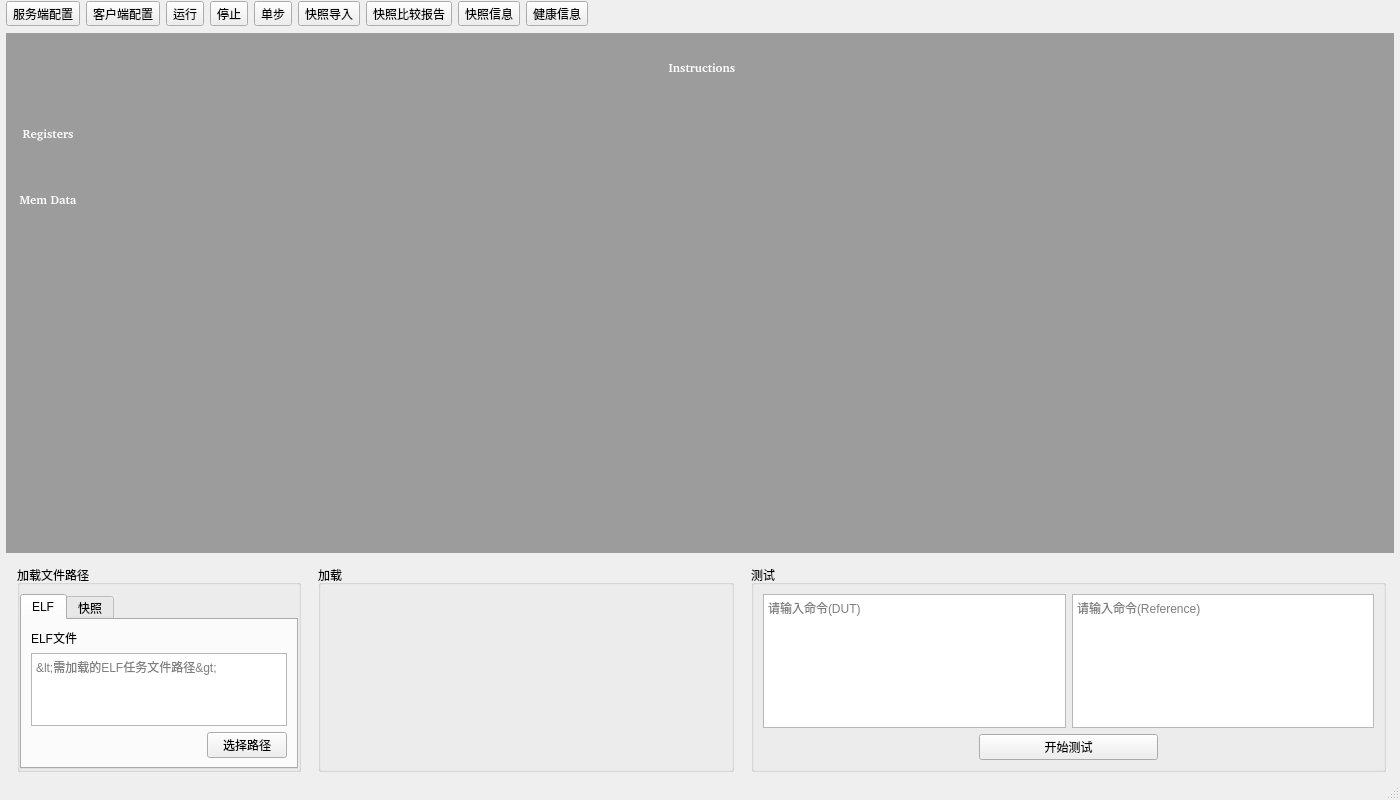
<?xml version="1.0" encoding="UTF-8"?>
<ui version="4.0">
 <class>MainWindow</class>
 <widget class="QMainWindow" name="MainWindow">
  <property name="geometry">
   <rect>
    <x>0</x>
    <y>0</y>
    <width>1400</width>
    <height>800</height>
   </rect>
  </property>
  <property name="windowTitle">
   <string>MainWindow</string>
  </property>
  <widget class="QWidget" name="centralwidget">
   <layout class="QVBoxLayout" name="verticalLayout" stretch="1,24,10">
    <property name="leftMargin">
     <number>1</number>
    </property>
    <property name="topMargin">
     <number>1</number>
    </property>
    <property name="rightMargin">
     <number>1</number>
    </property>
    <property name="bottomMargin">
     <number>1</number>
    </property>
    <item>
     <widget class="QWidget" name="widget_2" native="true">
      <layout class="QHBoxLayout" name="horizontalLayout_4">
       <property name="leftMargin">
        <number>5</number>
       </property>
       <property name="topMargin">
        <number>0</number>
       </property>
       <property name="rightMargin">
        <number>5</number>
       </property>
       <property name="bottomMargin">
        <number>0</number>
       </property>
       <item>
        <widget class="QToolButton" name="serviceButton">
         <property name="sizePolicy">
          <sizepolicy hsizetype="Fixed" vsizetype="Fixed">
           <horstretch>0</horstretch>
           <verstretch>0</verstretch>
          </sizepolicy>
         </property>
         <property name="minimumSize">
          <size>
           <width>10</width>
           <height>10</height>
          </size>
         </property>
         <property name="text">
          <string>服务端配置</string>
         </property>
         <property name="icon">
          <iconset>
           <normaloff>../../.designer/imgs/icon/service.png</normaloff>../../.designer/imgs/icon/service.png</iconset>
         </property>
         <property name="checkable">
          <bool>false</bool>
         </property>
         <property name="autoRepeat">
          <bool>false</bool>
         </property>
         <property name="autoExclusive">
          <bool>false</bool>
         </property>
         <property name="toolButtonStyle">
          <enum>Qt::ToolButtonTextBesideIcon</enum>
         </property>
         <property name="autoRaise">
          <bool>false</bool>
         </property>
        </widget>
       </item>
       <item>
        <widget class="QToolButton" name="clientButton">
         <property name="text">
          <string>客户端配置</string>
         </property>
         <property name="icon">
          <iconset>
           <normaloff>../../.designer/imgs/icon/client.png</normaloff>../../.designer/imgs/icon/client.png</iconset>
         </property>
         <property name="toolButtonStyle">
          <enum>Qt::ToolButtonTextBesideIcon</enum>
         </property>
        </widget>
       </item>
       <item>
        <widget class="QToolButton" name="runButton">
         <property name="text">
          <string>运行</string>
         </property>
         <property name="icon">
          <iconset>
           <normaloff>../../.designer/imgs/icon/run.png</normaloff>../../.designer/imgs/icon/run.png</iconset>
         </property>
         <property name="toolButtonStyle">
          <enum>Qt::ToolButtonTextBesideIcon</enum>
         </property>
        </widget>
       </item>
       <item>
        <widget class="QToolButton" name="stopButton">
         <property name="text">
          <string>停止</string>
         </property>
         <property name="icon">
          <iconset>
           <normaloff>../../.designer/imgs/icon/stop.png</normaloff>../../.designer/imgs/icon/stop.png</iconset>
         </property>
         <property name="toolButtonStyle">
          <enum>Qt::ToolButtonTextBesideIcon</enum>
         </property>
        </widget>
       </item>
       <item>
        <widget class="QToolButton" name="stepButton">
         <property name="text">
          <string>单步</string>
         </property>
         <property name="icon">
          <iconset>
           <normaloff>../../.designer/imgs/icon/step.png</normaloff>../../.designer/imgs/icon/step.png</iconset>
         </property>
         <property name="toolButtonStyle">
          <enum>Qt::ToolButtonTextBesideIcon</enum>
         </property>
        </widget>
       </item>
       <item>
        <widget class="QToolButton" name="importButton">
         <property name="text">
          <string>快照导入</string>
         </property>
         <property name="icon">
          <iconset>
           <normaloff>../../.designer/imgs/icon/import.png</normaloff>../../.designer/imgs/icon/import.png</iconset>
         </property>
         <property name="toolButtonStyle">
          <enum>Qt::ToolButtonTextBesideIcon</enum>
         </property>
        </widget>
       </item>
       <item>
        <widget class="QToolButton" name="compareButton">
         <property name="text">
          <string>快照比较报告</string>
         </property>
         <property name="icon">
          <iconset>
           <normaloff>../../.designer/imgs/icon/compare.png</normaloff>../../.designer/imgs/icon/compare.png</iconset>
         </property>
         <property name="toolButtonStyle">
          <enum>Qt::ToolButtonTextBesideIcon</enum>
         </property>
        </widget>
       </item>
       <item>
        <widget class="QToolButton" name="snapshotButton">
         <property name="text">
          <string>快照信息</string>
         </property>
         <property name="icon">
          <iconset>
           <normaloff>../../.designer/imgs/icon/snapshot.png</normaloff>../../.designer/imgs/icon/snapshot.png</iconset>
         </property>
         <property name="toolButtonStyle">
          <enum>Qt::ToolButtonTextBesideIcon</enum>
         </property>
        </widget>
       </item>
       <item>
        <widget class="QToolButton" name="healthButton">
         <property name="text">
          <string>健康信息</string>
         </property>
         <property name="icon">
          <iconset>
           <normaloff>../../.designer/imgs/icon/health.png</normaloff>../../.designer/imgs/icon/health.png</iconset>
         </property>
         <property name="toolButtonStyle">
          <enum>Qt::ToolButtonTextBesideIcon</enum>
         </property>
        </widget>
       </item>
       <item>
        <spacer name="horizontalSpacer_2">
         <property name="orientation">
          <enum>Qt::Horizontal</enum>
         </property>
         <property name="sizeHint" stdset="0">
          <size>
           <width>40</width>
           <height>20</height>
          </size>
         </property>
        </spacer>
       </item>
      </layout>
     </widget>
    </item>
    <item>
     <widget class="QWidget" name="widget_3" native="true">
      <layout class="QHBoxLayout" name="horizontalLayout_5" stretch="1,22">
       <property name="spacing">
        <number>1</number>
       </property>
       <property name="leftMargin">
        <number>5</number>
       </property>
       <property name="topMargin">
        <number>1</number>
       </property>
       <property name="rightMargin">
        <number>5</number>
       </property>
       <property name="bottomMargin">
        <number>1</number>
       </property>
       <item>
        <layout class="QVBoxLayout" name="verticalLayout_3" stretch="0">
         <property name="leftMargin">
          <number>0</number>
         </property>
         <property name="topMargin">
          <number>0</number>
         </property>
         <property name="rightMargin">
          <number>0</number>
         </property>
         <property name="bottomMargin">
          <number>0</number>
         </property>
         <item>
          <widget class="QWidget" name="widget_4" native="true">
           <property name="styleSheet">
            <string notr="true">QWidget{background-color:rgb(156, 156, 156);}</string>
           </property>
           <layout class="QVBoxLayout" name="verticalLayout_7">
            <property name="leftMargin">
             <number>4</number>
            </property>
            <property name="topMargin">
             <number>4</number>
            </property>
            <property name="rightMargin">
             <number>0</number>
            </property>
            <property name="bottomMargin">
             <number>0</number>
            </property>
            <item>
             <widget class="QToolButton" name="IS_button">
              <property name="minimumSize">
               <size>
                <width>76</width>
                <height>60</height>
               </size>
              </property>
              <property name="maximumSize">
               <size>
                <width>100000</width>
                <height>16777215</height>
               </size>
              </property>
              <property name="font">
               <font>
                <family>Bitstream Charter</family>
                <pointsize>9</pointsize>
                <weight>75</weight>
                <bold>true</bold>
               </font>
              </property>
              <property name="acceptDrops">
               <bool>false</bool>
              </property>
              <property name="styleSheet">
               <string notr="true">QToolButton{ 
	color:#FFFFFF;
	border:none
}
QToolButton:hover{ 
	border:2px solid #E8E8E8;
}
QToolButton:pressed{ 
	background-color:rgb(232, 232 , 232);
}
QToolButton:checked{ 
	color: #1C1C1C;
	background-color:rgb(232, 232 , 232);
}</string>
              </property>
              <property name="text">
               <string>Instructions</string>
              </property>
              <property name="icon">
               <iconset>
                <normaloff>../imgs/代码.png</normaloff>../imgs/代码.png</iconset>
              </property>
              <property name="iconSize">
               <size>
                <width>40</width>
                <height>40</height>
               </size>
              </property>
              <property name="toolButtonStyle">
               <enum>Qt::ToolButtonTextUnderIcon</enum>
              </property>
             </widget>
            </item>
            <item>
             <widget class="QToolButton" name="Reg_button">
              <property name="minimumSize">
               <size>
                <width>76</width>
                <height>60</height>
               </size>
              </property>
              <property name="font">
               <font>
                <family>Bitstream Charter</family>
                <pointsize>9</pointsize>
                <weight>75</weight>
                <bold>true</bold>
               </font>
              </property>
              <property name="styleSheet">
               <string notr="true">QToolButton{ 
	color:#FFFFFF;
	border:none
}
QToolButton:hover{ 
	border:2px solid #E8E8E8;
}
QToolButton:pressed{ 
	background-color:rgb(232, 232 , 232);
}
QToolButton:checked{ 
	color: #1C1C1C;
	background-color:rgb(232, 232 , 232);
}</string>
              </property>
              <property name="text">
               <string>Registers</string>
              </property>
              <property name="icon">
               <iconset>
                <normaloff>../imgs/数据挖掘.png</normaloff>../imgs/数据挖掘.png</iconset>
              </property>
              <property name="iconSize">
               <size>
                <width>28</width>
                <height>28</height>
               </size>
              </property>
              <property name="toolButtonStyle">
               <enum>Qt::ToolButtonTextUnderIcon</enum>
              </property>
             </widget>
            </item>
            <item>
             <widget class="QToolButton" name="Mem_button">
              <property name="minimumSize">
               <size>
                <width>76</width>
                <height>60</height>
               </size>
              </property>
              <property name="font">
               <font>
                <family>Bitstream Charter</family>
                <weight>75</weight>
                <bold>true</bold>
               </font>
              </property>
              <property name="styleSheet">
               <string notr="true">QToolButton{ 
	color:#FFFFFF;
	border:none
}
QToolButton:hover{ 
	border:2px solid #E8E8E8;
}
QToolButton:pressed{ 
	background-color:rgb(232, 232 , 232);
}
QToolButton:checked{ 
	color: #1C1C1C;
	background-color:rgb(232, 232 , 232);
}</string>
              </property>
              <property name="text">
               <string>Mem Data</string>
              </property>
              <property name="icon">
               <iconset>
                <normaloff>../imgs/内存-RAM.png</normaloff>../imgs/内存-RAM.png</iconset>
              </property>
              <property name="iconSize">
               <size>
                <width>33</width>
                <height>33</height>
               </size>
              </property>
              <property name="toolButtonStyle">
               <enum>Qt::ToolButtonTextUnderIcon</enum>
              </property>
             </widget>
            </item>
            <item>
             <spacer name="verticalSpacer">
              <property name="orientation">
               <enum>Qt::Vertical</enum>
              </property>
              <property name="sizeHint" stdset="0">
               <size>
                <width>20</width>
                <height>308</height>
               </size>
              </property>
             </spacer>
            </item>
           </layout>
          </widget>
         </item>
        </layout>
       </item>
       <item>
        <layout class="QHBoxLayout" name="mdiLayout">
         <property name="rightMargin">
          <number>0</number>
         </property>
        </layout>
       </item>
      </layout>
     </widget>
    </item>
    <item>
     <widget class="QWidget" name="widget" native="true">
      <layout class="QHBoxLayout" name="horizontalLayout" stretch="1,26,1,38,1,58,1">
       <property name="leftMargin">
        <number>5</number>
       </property>
       <property name="topMargin">
        <number>5</number>
       </property>
       <property name="rightMargin">
        <number>2</number>
       </property>
       <property name="bottomMargin">
        <number>5</number>
       </property>
       <item>
        <spacer name="horizontalSpacer_7">
         <property name="orientation">
          <enum>Qt::Horizontal</enum>
         </property>
         <property name="sizeHint" stdset="0">
          <size>
           <width>40</width>
           <height>20</height>
          </size>
         </property>
        </spacer>
       </item>
       <item>
        <widget class="QGroupBox" name="groupBox">
         <property name="title">
          <string>加载文件路径</string>
         </property>
         <layout class="QHBoxLayout" name="horizontalLayout_2">
          <property name="leftMargin">
           <number>0</number>
          </property>
          <property name="rightMargin">
           <number>0</number>
          </property>
          <property name="bottomMargin">
           <number>0</number>
          </property>
          <item>
           <widget class="QTabWidget" name="tabWidget">
            <property name="currentIndex">
             <number>0</number>
            </property>
            <widget class="QWidget" name="tab">
             <attribute name="title">
              <string>ELF</string>
             </attribute>
             <layout class="QVBoxLayout" name="verticalLayout_5">
              <item>
               <widget class="QLabel" name="label">
                <property name="text">
                 <string>ELF文件</string>
                </property>
               </widget>
              </item>
              <item>
               <layout class="QHBoxLayout" name="horizontalLayout_7">
                <item>
                 <widget class="QTextEdit" name="textEdit">
                  <property name="placeholderText">
                   <string>&lt;需加载的ELF任务文件路径&gt;</string>
                  </property>
                 </widget>
                </item>
               </layout>
              </item>
              <item>
               <layout class="QHBoxLayout" name="horizontalLayout_9">
                <item>
                 <spacer name="horizontalSpacer_13">
                  <property name="orientation">
                   <enum>Qt::Horizontal</enum>
                  </property>
                  <property name="sizeHint" stdset="0">
                   <size>
                    <width>40</width>
                    <height>20</height>
                   </size>
                  </property>
                 </spacer>
                </item>
                <item>
                 <widget class="QPushButton" name="pushButton_3">
                  <property name="text">
                   <string>选择路径</string>
                  </property>
                 </widget>
                </item>
               </layout>
              </item>
             </layout>
            </widget>
            <widget class="QWidget" name="tab_2">
             <attribute name="title">
              <string>快照</string>
             </attribute>
             <layout class="QVBoxLayout" name="verticalLayout_6">
              <item>
               <widget class="QLabel" name="label_2">
                <property name="text">
                 <string>快照文件</string>
                </property>
               </widget>
              </item>
              <item>
               <layout class="QHBoxLayout" name="horizontalLayout_8">
                <item>
                 <widget class="QTextEdit" name="textEdit_2">
                  <property name="placeholderText">
                   <string>&lt;需加载的快照文件路径&gt;</string>
                  </property>
                 </widget>
                </item>
               </layout>
              </item>
              <item>
               <layout class="QHBoxLayout" name="horizontalLayout_12">
                <item>
                 <spacer name="horizontalSpacer_14">
                  <property name="orientation">
                   <enum>Qt::Horizontal</enum>
                  </property>
                  <property name="sizeHint" stdset="0">
                   <size>
                    <width>40</width>
                    <height>20</height>
                   </size>
                  </property>
                 </spacer>
                </item>
                <item>
                 <widget class="QPushButton" name="pushButton_4">
                  <property name="text">
                   <string>选择路径</string>
                  </property>
                 </widget>
                </item>
               </layout>
              </item>
             </layout>
            </widget>
           </widget>
          </item>
         </layout>
        </widget>
       </item>
       <item>
        <spacer name="horizontalSpacer_4">
         <property name="orientation">
          <enum>Qt::Horizontal</enum>
         </property>
         <property name="sizeType">
          <enum>QSizePolicy::Expanding</enum>
         </property>
         <property name="sizeHint" stdset="0">
          <size>
           <width>30</width>
           <height>20</height>
          </size>
         </property>
        </spacer>
       </item>
       <item>
        <widget class="QGroupBox" name="groupBox_3">
         <property name="title">
          <string>加载</string>
         </property>
         <layout class="QVBoxLayout" name="verticalLayout_2" stretch="10">
          <property name="leftMargin">
           <number>0</number>
          </property>
          <property name="topMargin">
           <number>0</number>
          </property>
          <property name="rightMargin">
           <number>5</number>
          </property>
          <property name="bottomMargin">
           <number>5</number>
          </property>
          <item>
           <layout class="QGridLayout" name="LoadLayout"/>
          </item>
         </layout>
        </widget>
       </item>
       <item>
        <spacer name="horizontalSpacer_5">
         <property name="orientation">
          <enum>Qt::Horizontal</enum>
         </property>
         <property name="sizeType">
          <enum>QSizePolicy::Expanding</enum>
         </property>
         <property name="sizeHint" stdset="0">
          <size>
           <width>30</width>
           <height>20</height>
          </size>
         </property>
        </spacer>
       </item>
       <item>
        <widget class="QGroupBox" name="groupBox_4">
         <property name="title">
          <string>测试</string>
         </property>
         <layout class="QVBoxLayout" name="verticalLayout_4" stretch="4,1">
          <item>
           <layout class="QHBoxLayout" name="horizontalLayout_11">
            <item>
             <widget class="QPlainTextEdit" name="cmdTextEdit">
              <property name="placeholderText">
               <string>请输入命令(DUT)</string>
              </property>
             </widget>
            </item>
            <item>
             <widget class="QPlainTextEdit" name="RefTextEdit">
              <property name="placeholderText">
               <string>请输入命令(Reference)</string>
              </property>
             </widget>
            </item>
           </layout>
          </item>
          <item>
           <layout class="QHBoxLayout" name="horizontalLayout_6" stretch="6,5,6">
            <item>
             <spacer name="horizontalSpacer">
              <property name="orientation">
               <enum>Qt::Horizontal</enum>
              </property>
              <property name="sizeHint" stdset="0">
               <size>
                <width>40</width>
                <height>20</height>
               </size>
              </property>
             </spacer>
            </item>
            <item>
             <widget class="QPushButton" name="testButton">
              <property name="minimumSize">
               <size>
                <width>100</width>
                <height>0</height>
               </size>
              </property>
              <property name="text">
               <string>开始测试</string>
              </property>
             </widget>
            </item>
            <item>
             <spacer name="horizontalSpacer_3">
              <property name="orientation">
               <enum>Qt::Horizontal</enum>
              </property>
              <property name="sizeHint" stdset="0">
               <size>
                <width>40</width>
                <height>20</height>
               </size>
              </property>
             </spacer>
            </item>
           </layout>
          </item>
         </layout>
        </widget>
       </item>
       <item>
        <spacer name="horizontalSpacer_11">
         <property name="orientation">
          <enum>Qt::Horizontal</enum>
         </property>
         <property name="sizeType">
          <enum>QSizePolicy::Expanding</enum>
         </property>
         <property name="sizeHint" stdset="0">
          <size>
           <width>30</width>
           <height>20</height>
          </size>
         </property>
        </spacer>
       </item>
      </layout>
     </widget>
    </item>
   </layout>
  </widget>
  <widget class="QStatusBar" name="statusbar"/>
 </widget>
 <resources/>
 <connections/>
</ui>
